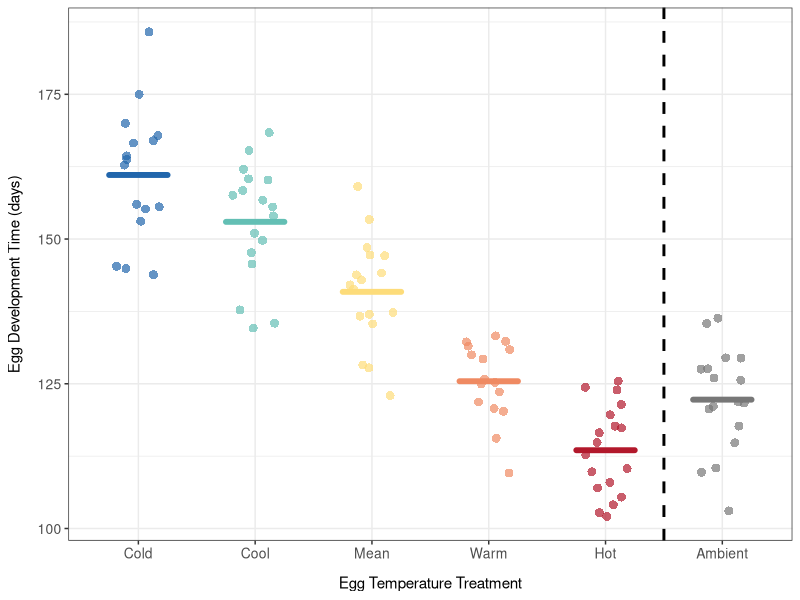
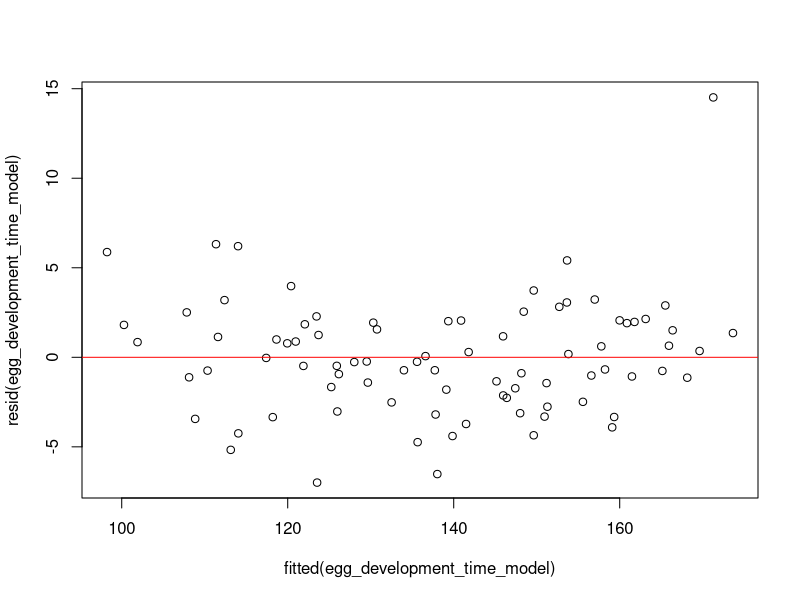
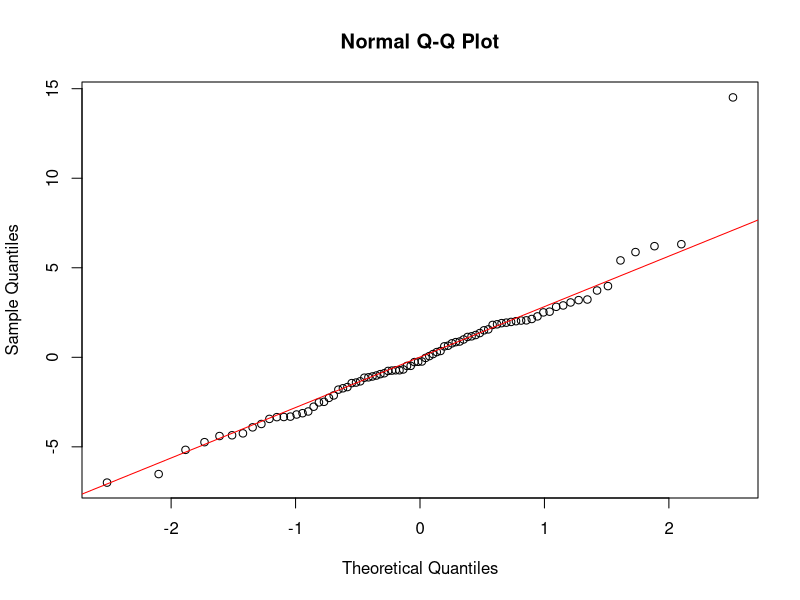
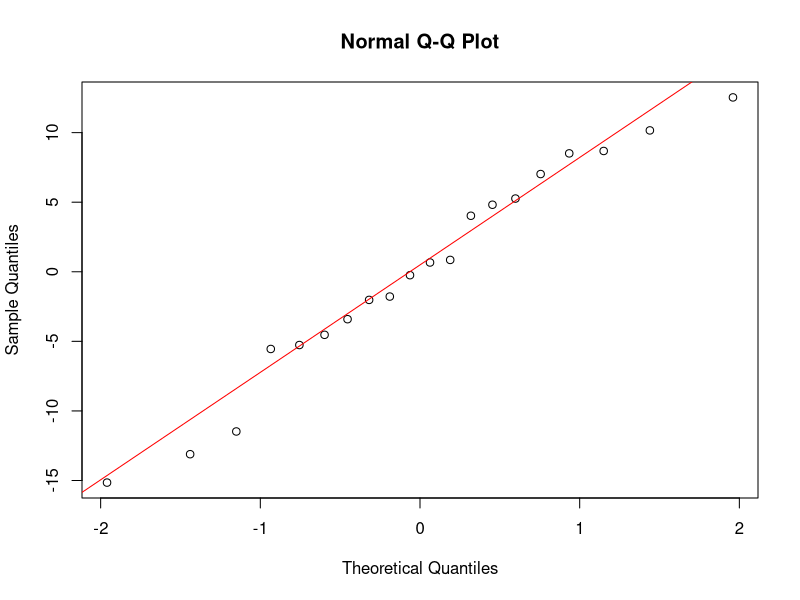
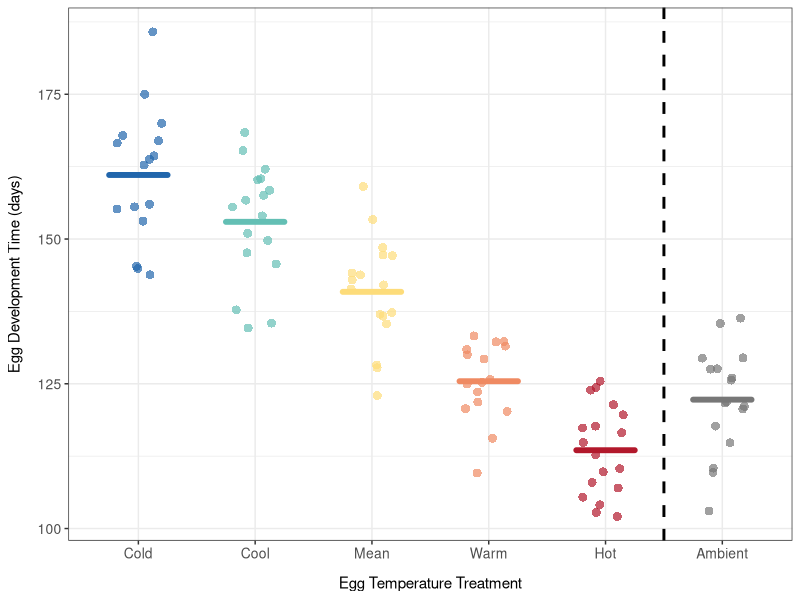

Here is the R script that generated these plots, in order:
#### DESCRIPTION ####

# This script analyses the data look at the effect of temperature on winter moth
# egg development 

#### SET UP ####

# packages
library(here)
library(tidyverse)
library(lmerTest)

# data
egg_subcltuches <- read.csv(here("data_files", "egg_subclutches.csv"))
larval_hatching <- read.csv(here("data_files", "egg_hatching_raw_NAs.csv"))
egg_temperature_treatments <- read.csv(here("data_files", "egg_temperature_treatments_daily.csv"))

# reorder temperature treatments for plots
egg_subcltuches$egg_temperature_treatment <- factor(egg_subcltuches$egg_temperature_treatment,
                                                 levels = c("cold", "cool", "mean", "warm", "hot", "ambient"))


# set up a common colour palette for plots
temperature_treatment_colours <- c("cold" = "#2166AC",
                                   "cool" = "#63BFB4",
                                   "mean" = "#FDDC7A",
                                   "warm" = "#EF8A62", 
                                   "hot" = "#B2182B",
                                   "ambient" = "#777777")

#### CALCULATE HALF-HATCH DATE ####

# transform date and larvae number to numerical format, remove the duplicate 
# subclutch and select only the rows needed
larval_hatching_transformed <- larval_hatching %>%
  mutate(date = as.Date(date, format = "%d/%m/%Y")) %>%
  mutate(day = dense_rank(date)) %>%
  filter(!is.na(number_larvae)) %>%
  mutate(number_larvae = as.integer(number_larvae)) %>%
  filter(subclutch_id != "f3.control.hot.2") %>%
  select(day, subclutch_id, number_larvae)

# find the total positive increase in larvae hatching 
larval_hatching_processed <- larval_hatching_transformed %>%
  arrange(subclutch_id, day) %>%
  group_by(subclutch_id) %>%
  mutate(change_larvae = number_larvae - lag(number_larvae)) %>%
  mutate(change_larvae = ifelse(change_larvae < 0 | is.na(change_larvae), 0, change_larvae)) %>%
  mutate(cum_larvae = cumsum(change_larvae)) %>%
  mutate(max_cum_larvae = max(cum_larvae)) %>%
  ungroup()

# calculate the proportion of larvae hatched each day in each subclutch
larval_hatching_proportions <- larval_hatching_processed %>%
  mutate(proportion_hatched = cum_larvae / max_cum_larvae) 


## subclutches with >2 larvae hatched = large

# filter the processed data for (large) subclutches with great than two larvae hatched (enough for a logistic curve)
larval_hatching_proportions_large <- larval_hatching_proportions %>%
  filter(max_cum_larvae > 2) %>%
  select(subclutch_id, day, proportion_hatched)

# calculate the median hatching day to find a good initial guess for the inflection point
median(larval_hatching_proportions_large$day)

# make a function to fit logistic curve per subclutch and extract parameters
# extract date of half-hatch and curve metrics for each tree
process_curve_dataset <- function(data) {
  #define the get_curve function which will be applied to each subclutch individually 
  get_curve <- function(rn) {
    #print the current subclutch being processed 
    print(as.character(rn$subclutch_id[1]))
    #initial guesses for the logistic model 
    a <- 0.1 #slope
    b <- 35  #inflection point when 50% hatched
    d <- 0   #lower asymptote 
    
    params <- list(a = a, b = b, d = d)
    while(TRUE) {
      params <- list(a = a, b = b, d = d)
      fit <- NULL
      try(fit <- nls(proportion_hatched ~ I(d + (1 - d) * 1/(1 + exp(-a * (day - b)))), #fit logistic growth curve using nonlinear least squares 
                     data = rn, start = params, trace = F, 
                     control = list(maxiter = 500), 
                     lower = list(a = 0, b = 0, d = 0), 
                     upper = list(a = 3, b = 160, d = 1), algorithm = "port"))
      
      if(!is.null(fit)) break;
      
      #resample params for new fit attempts
      a <- sample(seq(0.1, 2, 0.05), 1)
      b <- sample(seq(1, 50, 1), 1)
      d <- sample(seq(0, 0.6, 0.05), 1)
    }
    
    #get the half-hatch date (the x0 point where the proportion hatched is 0.5)
    #create smooth day sequence to evaluate the model over 
    s <- seq(min(rn$day), max(rn$day), length = 1000) 
    #define half-hatch date
    half <- s[which.min(abs(predict(fit, list(day = s)) - 0.5))] 
    
    #extract the coefficients from the fit
    coefs <- coef(fit)
    a <- coefs[1]
    b <- coefs[2]
    d <- coefs[3]
    
    #calculate slope at the half-hatch date using the logistic derivative formula
    half_slope <- (a * (1 - d)) / 4
    
    #return the values for the subclutch being evaluated
    return(list(fit, half, half_slope, as.character(rn$subclutch_id[1]), coefs[1], coefs[2], coefs[3]))
  }
  
  #apply the get_curve function to each subclutch ID
  rn_out <- lapply(by(data, data$subclutch_id, get_curve), identity)
  
  #combine the results into a matrix
  rn_out_matrix <- do.call(rbind, rn_out)
  
  #convert the matrix to a dataframe
  rn_hatching <- as.data.frame(rn_out_matrix)
  
  #separate the list columns into individual columns
  rn_hatching$fit <- lapply(rn_hatching$V1, as.vector)
  rn_hatching$halfdate <- unlist(rn_hatching$V2)
  rn_hatching$halfslope <- unlist(rn_hatching$V3)
  rn_hatching$subclutch_id <- unlist(rn_hatching$V4)
  rn_hatching$intercept <- unlist(rn_hatching$V5)
  rn_hatching$maxdate <- unlist(rn_hatching$V6)
  rn_hatching$maxslope <- unlist(rn_hatching$V7)
  
  #select and reorder columns needed
  rn_hatching <- rn_hatching %>%
    dplyr::select(subclutch_id, halfdate_large = halfdate, fit)
  
  return(rn_hatching)
}

# use the function on the larval hatching data
logistic_results <- process_curve_dataset(larval_hatching_proportions_large) 


## subclutches with <2 larvae hatched = small 

# filter the processed data for (smaller) subclutches with 1 or 2 larvae hatched 
larval_hatching_proportions_small<- larval_hatching_proportions %>%
  filter(max_cum_larvae < 3 & max_cum_larvae > 0) %>%
  select(subclutch_id, day, proportion_hatched)

# calculate halfdate as the day that proportion hatched equals or exceeds 50%
estimate_results <- larval_hatching_proportions_small %>%
  group_by(subclutch_id) %>%
  filter(proportion_hatched >= 0.5) %>%
  arrange(day) %>%
  slice(1) %>%
  ungroup() %>%
  select(subclutch_id, halfdate_small = day)

# match the half-hatch date estimates (for large and small) subcltuches to 
# larval hatching data from experiment two 
egg_subcltuches <- egg_subcltuches %>%
  #for subclutches with >2 larvae
  left_join(logistic_results, by = "subclutch_id") %>%
  #for subclutches with <=2 larvae
  left_join(estimate_results, by = "subclutch_id") %>% 
  mutate(halfdate = coalesce(halfdate_large, halfdate_small)) %>%
  select(-halfdate_large, -halfdate_small)


# filter the data to remove subclutches from females that were mated twice or 
# mated with a male in a different treatment
egg_subcltuches_clean <- egg_subcltuches %>%
  filter(!(female_id %in% c("f3.mean", "f7.control", "f1.cold", "f1.cool")))

# transform half-hatch date into a real date 
start_date <- as.Date("2025-03-01")
egg_subcltuches_clean$half_hatch_date <- start_date + (egg_subcltuches_clean$halfdate - 1)

# convert half-hatch date to a day (since year began)
egg_subcltuches_clean$half_hatch_day <- yday(egg_subcltuches_clean$half_hatch_date)

# save half-hatch dates to new object 
egg_subcltuches_clean_hatch <- egg_subcltuches_clean %>%
  select(-fit)

#### PLOT ####

# calculate egg development time as the number of days between first egg and half hatch
egg_subcltuches_clean_hatch$first_egg_date <- ymd(egg_subcltuches_clean_hatch$first_egg_date)
egg_subcltuches_clean_hatch$egg_development_time <- as.numeric(egg_subcltuches_clean_hatch$half_hatch_date - egg_subcltuches_clean_hatch$first_egg_date)

# save to a csv file in the data_files folder
write.csv(egg_subcltuches_clean_hatch, 
          here("data_files", "egg_subcltuches_with_egg_dev_time.csv"), row.names = FALSE)

# plot the mean egg development time for each treatment with the raw data 
egg_development_time_plot <- ggplot(egg_subcltuches_clean_hatch, 
                                    aes(x = egg_temperature_treatment, 
                                        y = egg_development_time, 
                                        fill = egg_temperature_treatment,
                                        colour = egg_temperature_treatment)) +
  geom_jitter(width = 0.2, 
              alpha = 0.7, 
              size = 3, 
              stroke = 0) +
  stat_summary(fun = mean, 
               geom = "crossbar", 
               width = 0.5,
               linewidth = .8, 
               alpha = 0.8, 
               lineend = "round") +
  geom_vline(xintercept = 5.5, 
             linetype = "dashed",
             color = "black", 
             linewidth = 1) +
  labs(x = "Egg Temperature Treatment",
       y = "Egg Development Time (days)") +
  scale_fill_manual(values = temperature_treatment_colours) +
  scale_colour_manual(values = temperature_treatment_colours) +
  scale_x_discrete(labels = c("Cold", "Cool", "Mean", "Warm", "Hot", "Ambient")) +
  theme_bw() +
  theme(axis.title = element_text(size = 11),
        axis.text = element_text(size = 10),
        axis.title.x = element_text(margin = margin(t = 10)), 
        axis.title.y = element_text(margin = margin(r = 10)),
        legend.position = "none")

# look at the output
egg_development_time_plot

# save as a png in the figures folder
ggsave(here("figures", "egg_development_time_plot.png"),
       plot = egg_development_time_plot, width = 6, height = 4, dpi = 300)

#### MODEL ####

# filter to remove the control 
egg_subcltuches_clean_hatch_minus_control <- egg_subcltuches_clean_hatch %>%
  filter(egg_temperature_treatment != "ambient")

# reorder the temperature treatment so that the mean is the reference
egg_subcltuches_clean_hatch_minus_control$egg_temperature_treatment <- factor(egg_subcltuches_clean_hatch_minus_control$egg_temperature_treatment, levels = c("mean", "cold", "cool", "warm", "hot"))

# convert egg development time to a numeric variable
egg_subcltuches_clean_hatch <- egg_subcltuches_clean_hatch %>%
  mutate(egg_development_time = as.numeric(as.character(egg_development_time)))

# subset the temperature data
egg_temperature_treatments <- egg_temperature_treatments %>%
  subset(select = c(cold, cool, mean, warm, hot, ambient)) %>%
  drop_na()

# calculate the mean development time for each treatment
mean_egg_development_times <-  egg_subcltuches_clean_hatch %>%
  group_by(egg_temperature_treatment) %>%
  summarise(mean_development_time = mean(egg_development_time))

# look at the output 
print(mean_egg_development_times)

# create two objects, one with the temperature treatments and the other with the 
# mean egg development times
treatment_names <- c("cold", "cool", "mean", "warm", "hot", "ambient")
mean_egg_development_time <- c(161, 153, 141, 125, 114, 122)

# calculate the mean temperature in the 7 days before the mean development time
# for each temperature treatment
seven_day_mean_temperatures <- mapply(function(treatment, days) {
  start_day <- days - 6
  mean(egg_temperature_treatments[[treatment]][start_day:days], na.rm = TRUE)
}, treatment_names, mean_egg_development_time)

# look at the output 
print(seven_day_mean_temperatures)

# assign the categorical temperature treatments a numerical values using mean 
# temperature in the 7 days before the mean development time for each treatment
egg_subcltuches_clean_hatch_minus_control <- egg_subcltuches_clean_hatch_minus_control %>%
  mutate(egg_temperature_treatment_numerical = case_when(
    egg_temperature_treatment == "mean" ~ 11.62,
    egg_temperature_treatment == "cold" ~ 10.88,
    egg_temperature_treatment == "cool" ~ 11.07,
    egg_temperature_treatment == "warm" ~ 11.49,
    egg_temperature_treatment == "hot" ~ 11.77))

# model the effect of temperature treatment on egg development time, include female ID as a random effect 
egg_development_time_model <- lmer(egg_development_time ~ egg_temperature_treatment + 
                                     (1 | female_id), data = egg_subcltuches_clean_hatch_minus_control)

# look at the output
summary(egg_development_time_model)


## // check whether egg temperature  treatment should be continuous or categorical 


#### CHECK FIT ####

# compare the full model to a null model 

full_model <- lm(egg_development_time ~ egg_temperature_treatment, data = egg_subcltuches_clean_hatch_minus_control)
null_model <- lm(egg_development_time ~ 1, data = egg_subcltuches_clean_hatch_minus_control)

anova(full_model, null_model, test = "Chisq")

#### CHECK ASSUMPTIONS ####

# check the assumption of equal variance by plotting the residuals vs fitted values 
plot(fitted(egg_development_time_model), resid(egg_development_time_model)) 
abline(h = 0, col = "red")

# check the normality of the residuals 
qqnorm(resid(egg_development_time_model)) 
qqline(resid(egg_development_time_model), col = "red")

# check the normality of the random effects
egg_development_time_re <- ranef(egg_development_time_model)$female_id[[1]]
qqnorm(egg_development_time_re)
qqline(egg_development_time_re, col = "red")
